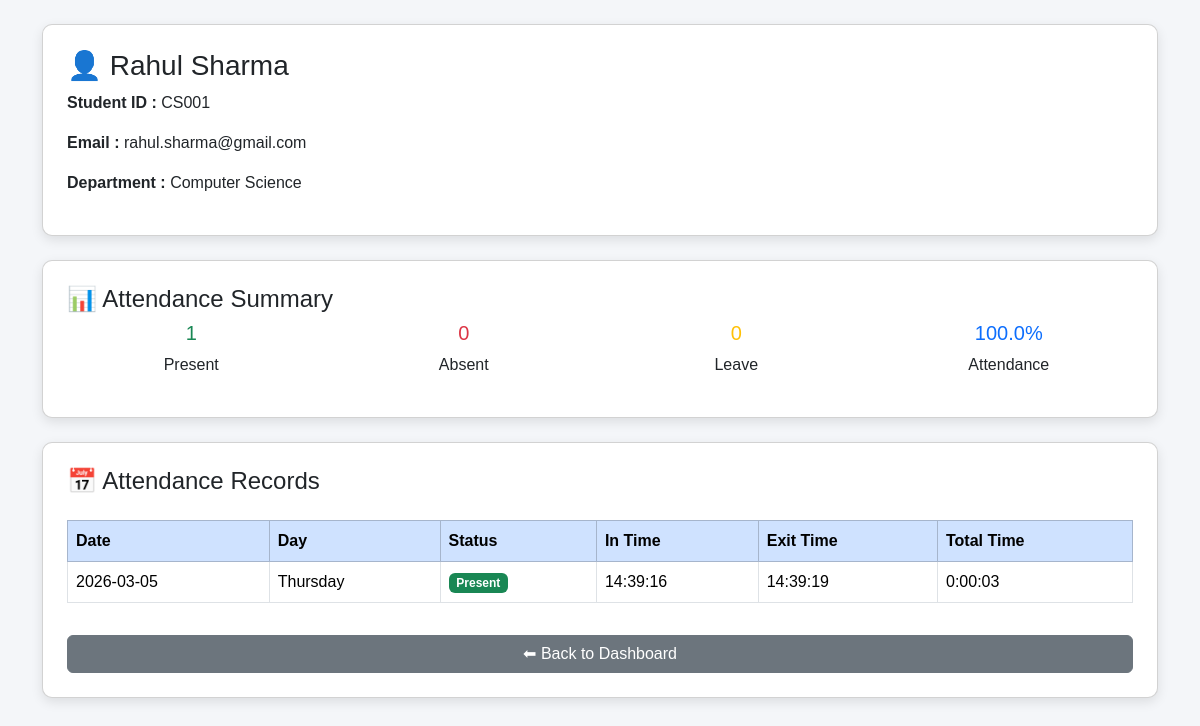
Screenshot of /student/1 (signed in) with the database file from the repository.
### tables this page shows
CREATE TABLE students(
        id INTEGER PRIMARY KEY AUTOINCREMENT,
        name TEXT NOT NULL,
        student_id TEXT,
        email TEXT,
        role TEXT,
        department TEXT
    );

CREATE TABLE attendance(
        id INTEGER PRIMARY KEY AUTOINCREMENT,
        student_id TEXT,
        date TEXT,
        day TEXT,
        status TEXT,
        in_time TEXT,
        exit_time TEXT,
        UNIQUE(student_id,date)
    );

### app.py (the view)
@app.route("/student/<int:id>")
def student_profile(id):
    if not session.get("admin"):
        return redirect("/login")
    conn = get_db()
    student = conn.execute(
        "SELECT * FROM students WHERE id=?",
        (id,)
    ).fetchone()
    attendance_records = conn.execute("""
        SELECT date, day, status, in_time, exit_time
        FROM attendance
        WHERE student_id=?
        ORDER BY date DESC
    """, (student["student_id"],)).fetchall()
    attendance = []
    from datetime import datetime
    for row in attendance_records:
        in_time = row["in_time"]
        exit_time = row["exit_time"]
        total_time = None
        if in_time and exit_time:
            fmt = "%H:%M:%S"
            tdelta = datetime.strptime(exit_time, fmt) - datetime.strptime(in_time, fmt)
            total_time = str(tdelta)  # HH:MM:SS
        attendance.append({
            "date": row["date"],
            "day": row["day"],
            "status": row["status"],
            "in_time": row["in_time"],
            "exit_time": row["exit_time"],
            "total_time": total_time
        })
    present = conn.execute("""
        SELECT COUNT(*) FROM attendance
        WHERE student_id=? AND status='Present'
    """,(student["student_id"],)).fetchone()[0]
    absent = conn.execute("""
        SELECT COUNT(*) FROM attendance
        WHERE student_id=? AND status='Absent'
    """,(student["student_id"],)).fetchone()[0]
    leave = conn.execute("""
        SELECT COUNT(*) FROM attendance
        WHERE student_id=? AND status='Leave'
    """,(student["student_id"],)).fetchone()[0]
    total = present + absent + leave
    percentage = round((present/total)*100,2) if total > 0 else 0
    conn.close()
    return render_template(
        "student_profile.html",
        student=student,
        attendance=attendance,
        present=present,
        absent=absent,
        leave=leave,
        percentage=percentage
    )

### app.py (called while the page is built)
def get_db():
    conn = sqlite3.connect(DB_PATH)
    conn.row_factory = sqlite3.Row
    return conn

### templates/student_profile.html (shortened to what this page needs)
<!DOCTYPE html>
<html>
<head>
<link href="https://cdn.jsdelivr.net/npm/bootstrap@5.3.2/dist/css/bootstrap.min.css" rel="stylesheet">
</head>
<body class="p-4">
<div class="container">
<div class="card p-4 mb-4">
<h3>👤 {{ student.name }}</h3>
<p><strong>Student ID :</strong> {{ student.student_id }}</p>
<p><strong>Email :</strong> {{ student.email }}</p>
<p><strong>Department :</strong> {{ student.department }}</p>
</div>
<div class="card p-4 mb-4">
<h4>📊 Attendance Summary</h4>
<div class="row text-center">
<div class="col-md-3">
<h5 class="text-success">{{ present }}</h5>
<p>Present</p>
</div>
<div class="col-md-3">
<h5 class="text-danger">{{ absent }}</h5>
<p>Absent</p>
</div>
<div class="col-md-3">
<h5 class="text-warning">{{ leave }}</h5>
<p>Leave</p>
</div>
<div class="col-md-3">
<h5 class="text-primary">{{ percentage }}%</h5>
<p>Attendance</p>
</div>
</div>
</div>
<div class="card p-4">
<h4>📅 Attendance Records</h4>
<table class="table table-bordered mt-3">
<thead class="table-primary">
<tr>
<th>Date</th>
<th>Day</th>
<th>Status</th>
<th>In Time</th>
<th>Exit Time</th>
<th>Total Time</th>
</tr>
</thead>
<tbody>
{% for record in attendance %}
<tr>
<td>{{ record.date }}</td>
<td>{{ record.day }}</td>
<td>
{% if record.status == "Present" %}
<span class="badge bg-success">Present</span>
{% elif record.status == "Leave" %}
<span class="badge bg-warning">Leave</span>
{% else %}
<span class="badge bg-danger">Absent</span>
{% endif %}
</td>
<td>{{ record.in_time or "-" }}</td>
<td>{{ record.exit_time or "-" }}</td>
<td>{{ record.total_time or "-" }}</td>
</tr>
{% endfor %}
</tbody>
</table>
<a href="/dashboard" class="btn btn-secondary mt-3">
⬅ Back to Dashboard
</a>
</div>
</div>
</body>
</html>

### templates/student_profile.html (style rules this page uses)
body { background:#f4f6f9; font-family:Arial; }
.card { border-radius:10px; box-shadow:0 4px 12px rgba(0,0,0,0.1); }

### rows the page displays
students: name "Rahul Sharma", student_id "CS001", email "rahul.sharma@gmail.com", department "Computer Science"
attendance: date "2026-03-05", day "Thursday", status "Present", in_time "14:39:16", exit_time "14:39:19", total_time "0:00:03"

### other values shown
{{ present }} "1"
{{ absent }} "0"
{{ leave }} "0"
{{ percentage }} "100.0"
